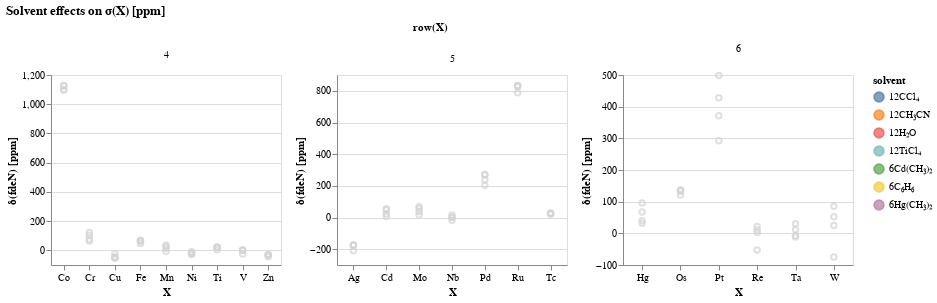

Notebook code for this chart:
### Markdown cell above
To zoom into the plots for each row, we may keep the y-axes of all plots independent:

### Code cell
def plot_chart(ydata, ydata_title):
    
    hover = alt.selection_single(on='mouseover', nearest=True, empty='none')

    bckcolor='lightgray'
    
    base = alt.Chart(df_adf_all_melted_delta).encode(
    x=alt.X('mol:O',
            axis=alt.Axis(title="X",labelAngle=0)
           ),
    y=alt.Y(ydata,
            axis=alt.Axis(title=ydata_title, 
                          format=",.0f")
           ),
    color=alt.condition(hover, 'solvent:N', alt.value(bckcolor))
    ).properties(
        width=230,
        height=190,
    )

    points = base.mark_point().add_selection(
        hover
    )

    text = base.mark_text(dy=-5).encode(
    text = 'variable:N',
    opacity = alt.condition(hover, alt.value(1), alt.value(0))
    )
    return points, text


def def_layer(points, text):
    mol_selected=alt.selection_multi(fields=['row'], bind='legend')
    layer=alt.layer(points, text).facet(
        facet=alt.Facet('row:N', title='row(X)'),
        spacing=10,
        title='Solvent effects on σ(X) [ppm]'
    )
    layer=layer.add_selection(mol_selected).transform_filter(mol_selected)
    layer=layer.resolve_scale(x='independent', y='independent')
    return layer


delta2_points, delta2_text=plot_chart('value', 'δ(fdeN) [ppm]')

layer2=def_layer(delta2_points, delta2_text)
layer2

### Figure 1 — Vega-Lite specification as saved in the notebook (floating-point values rounded to 4 significant figures)
{"config": {"view": {"continuousWidth": 400, "continuousHeight": 300}}, "data": {"name": "data-e2958ed67ee61d3fe3755e8257c7988b"}, "facet": {"type": "nominal", "field": "row", "title": "row(X)"}, "spec": {"layer": [{"mark": "point", "encoding": {"color": {"condition": {"type": "nominal", "field": "solvent", "selection": "selector086"}, "value": "lightgray"}, "x": {"type": "ordinal", "axis": {"labelAngle": 0, "title": "X"}, "field": "mol"}, "y": {"type": "quantitative", "axis": {"format": ",.0f", "title": "δ(fdeN) [ppm]"}, "field": "value"}}, "height": 190, "selection": {"selector086": {"type": "single", "on": "mouseover", "nearest": true, "empty": "none"}, "selector087": {"type": "multi", "fields": ["row"], "bind": "legend"}}, "width": 230}, {"mark": {"type": "text", "dy": -5}, "encoding": {"color": {"condition": {"type": "nominal", "field": "solvent", "selection": "selector086"}, "value": "lightgray"}, "opacity": {"condition": {"value": 1, "selection": "selector086"}, "value": 0}, "text": {"type": "nominal", "field": "variable"}, "x": {"type": "ordinal", "axis": {"labelAngle": 0, "title": "X"}, "field": "mol"}, "y": {"type": "quantitative", "axis": {"format": ",.0f", "title": "δ(fdeN) [ppm]"}, "field": "value"}}, "height": 190, "width": 230}]}, "resolve": {"scale": {"x": "independent", "y": "independent"}}, "spacing": 10, "title": "Solvent effects on σ(X) [ppm]", "transform": [{"filter": {"selection": "selector087"}}], "$schema": "https://vega.github.io/schema/vega-lite/v4.8.1.json", "datasets": {"data-e2958ed67ee61d3fe3755e8257c7988b": [{"mol": "Ti", "x_labels": "Ti", "where": "SO-ZORA", "row": 4, "charge": 0, "solvent": "12TiCl₄", "complex": "TiCl₄ + 12TiCl₄", "Delta1": 22.18, "Delta2": -0.5, "Delta3": 0.17, "Delta4": -17.55, "d1": -0.02176, "d2": -0.02115, "d3": -0.02136, "d4": -0.0, "solveff": 4.3, "variable": "delta1", "value": 22.18}, {"mol": "V", "x_labels": "V", "where": "SO-ZORA", "row": 4, "charge": 0, "solvent": "6C₆H₆", "complex": "VOCl₃ + 6C₆H₆", "Delta1": 2.814, "Delta2": -1.797, "Delta3": -1.122, "Delta4": -25.23, "d1": -0.01513, "d2": -0.01417, "d3": -0.01356, "d4": -0.0, "solveff": -25.33, "variable": "delta1", "value": 2.814}, {"mol": "Cr", "x_labels": "Cr", "where": "SO-ZORA", "row": 4, "charge": -2, "solvent": "12H₂O", "complex": "CrO₄²⁻ + 12H₂O", "Delta1": 123.0, "Delta2": -19.01, "Delta3": -27.39, "Delta4": -12.8, "d1": -0.02171, "d2": -0.01474, "d3": -0.004694, "d4": -0.0, "solveff": 63.86, "variable": "delta1", "value": 123.0}, {"mol": "Mn", "x_labels": "Mn", "where": "SO-ZORA", "row": 4, "charge": -1, "solvent": "12H₂O", "complex": "MnO₄⁻ + 12H₂O", "Delta1": 35.49, "Delta2": -6.351, "Delta3": -13.91, "Delta4": -22.47, "d1": -0.01086, "d2": -0.009246, "d3": -0.005711, "d4": -0.0, "solveff": -7.242, "variable": "delta1", "value": 35.49}, {"mol": "Fe", "x_labels": "Fe", "where": "SO-ZORA", "row": 4, "charge": 0, "solvent": "6C₆H₆", "complex": "Fe(CO)₅ + 6C₆H₆", "Delta1": 67.43, "Delta2": -2.017, "Delta3": -0.841, "Delta4": -17.46, "d1": -0.008717, "d2": -0.007852, "d3": -0.007491, "d4": -0.0, "solveff": 47.11, "variable": "delta1", "value": 67.43}, {"mol": "Co", "x_labels": "Co", "where": "SO-ZORA", "row": 4, "charge": -3, "solvent": "12H₂O", "complex": "Co(CN)₆³⁻ + 12H₂O", "Delta1": 1098.0, "Delta2": 29.28, "Delta3": -3.119, "Delta4": -27.11, "d1": -0.0001645, "d2": -0.005234, "d3": -0.004694, "d4": -0.0, "solveff": 1097.0, "variable": "delta1", "value": 1098.0}, {"mol": "Ni", "x_labels": "Ni", "where": "SO-ZORA", "row": 4, "charge": 0, "solvent": "6C₆H₆", "complex": "Ni(CO)₄ + 6C₆H₆", "Delta1": -9.36, "Delta2": -8.592, "Delta3": -3.505, "Delta4": -6.087, "d1": -0.01116, "d2": -0.005885, "d3": -0.003735, "d4": -0.0, "solveff": -27.54, "variable": "delta1", "value": -9.36}, {"mol": "Cu", "x_labels": "Cu", "where": "SO-ZORA", "row": 4, "charge": 1, "solvent": "12CH₃CN", "complex": "Cu(CH₃CN)₄⁺ + 12CH₃CN", "Delta1": -23.3, "Delta2": -21.59, "Delta3": -2.983, "Delta4": -5.593, "d1": 0.0632, "d2": 0.01797, "d3": 0.01172, "d4": 0.0, "solveff": -53.46, "variable": "delta1", "value": -23.3}, {"mol": "Zn", "x_labels": "Zn", "where": "SO-ZORA", "row": 4, "charge": 2, "solvent": "12H₂O", "complex": "Zn(H₂O)₆²⁺ + 12H₂O", "Delta1": -29.68, "Delta2": -0.611, "Delta3": 0.171, "Delta4": -13.03, "d1": 0.007035, "d2": 0.006715, "d3": 0.006805, "d4": 0.0, "solveff": -43.15, "variable": "delta1", "value": -29.68}, {"mol": "Nb", "x_labels": "Nb", "where": "SO-ZORA", "row": 5, "charge": -1, "solvent": "12CH₃CN", "complex": "NbCl₆⁻ + 12CH₃CN", "Delta1": 15.89, "Delta2": -12.68, "Delta3": -3.031, "Delta4": -19.69, "d1": -0.1114, "d2": -0.07148, "d3": -0.06194, "d4": -0.0, "solveff": -19.51, "variable": "delta1", "value": 15.89}, {"mol": "Mo", "x_labels": "Mo", "where": "SO-ZORA", "row": 5, "charge": -2, "solvent": "12H₂O", "complex": "MoO₄²⁻ + 12H₂O", "Delta1": 69.5, "Delta2": -12.02, "Delta3": -19.47, "Delta4": -21.75, "d1": -0.09522, "d2": -0.07372, "d3": -0.0389, "d4": -0.0, "solveff": 16.26, "variable": "delta1", "value": 69.5}, {"mol": "Tc", "x_labels": "Tc", "where": "SO-ZORA", "row": 5, "charge": -1, "solvent": "12H₂O", "complex": "TcO₄⁻ + 12H₂O", "Delta1": 22.69, "Delta2": 6.184, "Delta3": -4.982, "Delta4": 3.092, "d1": 0.003026, "d2": -0.001332, "d3": 0.002179, "d4": -0.0, "solveff": 26.99, "variable": "delta1", "value": 22.69}, {"mol": "Ru", "x_labels": "Ru", "where": "SO-ZORA", "row": 5, "charge": -4, "solvent": "12H₂O", "complex": "Ru(CN)₆⁴⁻ + 12H₂O", "Delta1": 828.1, "Delta2": 3.637, "Delta3": 2.412, "Delta4": -46.41, "d1": -0.04974, "d2": -0.05423, "d3": -0.0572, "d4": -0.0, "solveff": 787.8, "variable": "delta1", "value": 828.1}, {"mol": "Pd", "x_labels": "Pd", "where": "SO-ZORA", "row": 5, "charge": -2, "solvent": "12H₂O", "complex": "PdCl₆²⁻ + 12H₂O", "Delta1": 202.9, "Delta2": 35.67, "Delta3": 31.89, "Delta4": 0.485, "d1": 0.04305, "d2": 0.02048, "d3": 0.0003068, "d4": -0.0, "solveff": 271.0, "variable": "delta1", "value": 202.9}, {"mol": "Ag", "x_labels": "Ag", "where": "SO-ZORA", "row": 5, "charge": 1, "solvent": "12H₂O", "complex": "Ag(H₂O)₄⁺ + 12H₂O", "Delta1": -175.0, "Delta2": 0.772, "Delta3": 0.835, "Delta4": -36.73, "d1": 0.008141, "d2": 0.00832, "d3": 0.008513, "d4": 0.0, "solveff": -210.2, "variable": "delta1", "value": -175.0}, {"mol": "Cd", "x_labels": "Cd", "where": "SO-ZORA", "row": 5, "charge": 0, "solvent": "6Cd(CH₃)₂", "complex": "Cd(CH₃)₂ + 6Cd(CH₃)₂", "Delta1": 6.982, "Delta2": 15.74, "Delta3": 24.1, "Delta4": 8.08, "d1": -0.01386, "d2": -0.009311, "d3": -0.002338, "d4": 0.0, "solveff": 54.9, "variable": "delta1", "value": 6.982}, {"mol": "Ta", "x_labels": "Ta", "where": "SO-ZORA", "row": 6, "charge": -1, "solvent": "12CH₃CN", "complex": "TaCl₆⁻ + 12CH₃CN", "Delta1": 11.59, "Delta2": -18.44, "Delta3": -4.747, "Delta4": 42.23, "d1": -0.005583, "d2": -0.01099, "d3": -0.01238, "d4": 0.0, "solveff": 30.63, "variable": "delta1", "value": 11.59}, {"mol": "W", "x_labels": "W", "where": "SO-ZORA", "row": 6, "charge": -2, "solvent": "12H₂O", "complex": "WO₄²⁻ + 12H₂O", "Delta1": 85.21, "Delta2": -32.82, "Delta3": -27.3, "Delta4": -99.5, "d1": 0.05317, "d2": 0.04224, "d3": 0.03314, "d4": 0.0, "solveff": -74.4, "variable": "delta1", "value": 85.21}, {"mol": "Re", "x_labels": "Re", "where": "SO-ZORA", "row": 6, "charge": -1, "solvent": "12H₂O", "complex": "ReO₄⁻ + 12H₂O", "Delta1": 21.61, "Delta2": -10.05, "Delta3": -8.819, "Delta4": -55.56, "d1": 0.03932, "d2": 0.03401, "d3": 0.02936, "d4": 0.0, "solveff": -52.82, "variable": "delta1", "value": 21.61}, {"mol": "Os", "x_labels": "Os", "where": "SO-ZORA", "row": 6, "charge": 0, "solvent": "12CCl₄", "complex": "OsO₄ + 12CCl₄", "Delta1": 132.7, "Delta2": 2.826, "Delta3": 2.027, "Delta4": -16.41, "d1": 0.009486, "d2": 0.01181, "d3": 0.01347, "d4": 0.0, "solveff": 121.2, "variable": "delta1", "value": 132.7}, {"mol": "Pt", "x_labels": "Pt", "where": "SO-ZORA", "row": 6, "charge": -2, "solvent": "12H₂O", "complex": "PtCl₆²⁻ + 12H₂O", "Delta1": 292.3, "Delta2": 78.86, "Delta3": 56.9, "Delta4": 70.43, "d1": -0.1094, "d2": -0.06754, "d3": -0.03736, "d4": 0.0, "solveff": 498.5, "variable": "delta1", "value": 292.3}, {"mol": "Hg", "x_labels": "Hg", "where": "SO-ZORA", "row": 6, "charge": 0, "solvent": "6Hg(CH₃)₂", "complex": "Hg(CH₃)₂ + 6Hg(CH₃)₂", "Delta1": 31.95, "Delta2": 35.25, "Delta3": 28.28, "Delta4": -55.4, "d1": -0.0009148, "d2": 0.003053, "d3": 0.006236, "d4": 0.0, "solveff": 40.08, "variable": "delta1", "value": 31.95}, {"mol": "Ti", "x_labels": "Ti", "where": "SO-ZORA", "row": 4, "charge": 0, "solvent": "12TiCl₄", "complex": "TiCl₄ + 12TiCl₄", "Delta1": 22.18, "Delta2": -0.5, "Delta3": 0.17, "Delta4": -17.55, "d1": -0.02176, "d2": -0.02115, "d3": -0.02136, "d4": -0.0, "solveff": 4.3, "variable": "delta2", "value": 21.68}, {"mol": "V", "x_labels": "V", "where": "SO-ZORA", "row": 4, "charge": 0, "solvent": "6C₆H₆", "complex": "VOCl₃ + 6C₆H₆", "Delta1": 2.814, "Delta2": -1.797, "Delta3": -1.122, "Delta4": -25.23, "d1": -0.01513, "d2": -0.01417, "d3": -0.01356, "d4": -0.0, "solveff": -25.33, "variable": "delta2", "value": 1.017}, {"mol": "Cr", "x_labels": "Cr", "where": "SO-ZORA", "row": 4, "charge": -2, "solvent": "12H₂O", "complex": "CrO₄²⁻ + 12H₂O", "Delta1": 123.0, "Delta2": -19.01, "Delta3": -27.39, "Delta4": -12.8, "d1": -0.02171, "d2": -0.01474, "d3": -0.004694, "d4": -0.0, "solveff": 63.86, "variable": "delta2", "value": 104.0}, {"mol": "Mn", "x_labels": "Mn", "where": "SO-ZORA", "row": 4, "charge": -1, "solvent": "12H₂O", "complex": "MnO₄⁻ + 12H₂O", "Delta1": 35.49, "Delta2": -6.351, "Delta3": -13.91, "Delta4": -22.47, "d1": -0.01086, "d2": -0.009246, "d3": -0.005711, "d4": -0.0, "solveff": -7.242, "variable": "delta2", "value": 29.14}, {"mol": "Fe", "x_labels": "Fe", "where": "SO-ZORA", "row": 4, "charge": 0, "solvent": "6C₆H₆", "complex": "Fe(CO)₅ + 6C₆H₆", "Delta1": 67.43, "Delta2": -2.017, "Delta3": -0.841, "Delta4": -17.46, "d1": -0.008717, "d2": -0.007852, "d3": -0.007491, "d4": -0.0, "solveff": 47.11, "variable": "delta2", "value": 65.41}, {"mol": "Co", "x_labels": "Co", "where": "SO-ZORA", "row": 4, "charge": -3, "solvent": "12H₂O", "complex": "Co(CN)₆³⁻ + 12H₂O", "Delta1": 1098.0, "Delta2": 29.28, "Delta3": -3.119, "Delta4": -27.11, "d1": -0.0001645, "d2": -0.005234, "d3": -0.004694, "d4": -0.0, "solveff": 1097.0, "variable": "delta2", "value": 1128.0}, {"mol": "Ni", "x_labels": "Ni", "where": "SO-ZORA", "row": 4, "charge": 0, "solvent": "6C₆H₆", "complex": "Ni(CO)₄ + 6C₆H₆", "Delta1": -9.36, "Delta2": -8.592, "Delta3": -3.505, "Delta4": -6.087, "d1": -0.01116, "d2": -0.005885, "d3": -0.003735, "d4": -0.0, "solveff": -27.54, "variable": "delta2", "value": -17.95}, {"mol": "Cu", "x_labels": "Cu", "where": "SO-ZORA", "row": 4, "charge": 1, "solvent": "12CH₃CN", "complex": "Cu(CH₃CN)₄⁺ + 12CH₃CN", "Delta1": -23.3, "Delta2": -21.59, "Delta3": -2.983, "Delta4": -5.593, "d1": 0.0632, "d2": 0.01797, "d3": 0.01172, "d4": 0.0, "solveff": -53.46, "variable": "delta2", "value": -44.89}, {"mol": "Zn", "x_labels": "Zn", "where": "SO-ZORA", "row": 4, "charge": 2, "solvent": "12H₂O", "complex": "Zn(H₂O)₆²⁺ + 12H₂O", "Delta1": -29.68, "Delta2": -0.611, "Delta3": 0.171, "Delta4": -13.03, "d1": 0.007035, "d2": 0.006715, "d3": 0.006805, "d4": 0.0, "solveff": -43.15, "variable": "delta2", "value": -30.29}, {"mol": "Nb", "x_labels": "Nb", "where": "SO-ZORA", "row": 5, "charge": -1, "solvent": "12CH₃CN", "complex": "NbCl₆⁻ + 12CH₃CN", "Delta1": 15.89, "Delta2": -12.68, "Delta3": -3.031, "Delta4": -19.69, "d1": -0.1114, "d2": -0.07148, "d3": -0.06194, "d4": -0.0, "solveff": -19.51, "variable": "delta2", "value": 3.21}, {"mol": "Mo", "x_labels": "Mo", "where": "SO-ZORA", "row": 5, "charge": -2, "solvent": "12H₂O", "complex": "MoO₄²⁻ + 12H₂O", "Delta1": 69.5, "Delta2": -12.02, "Delta3": -19.47, "Delta4": -21.75, "d1": -0.09522, "d2": -0.07372, "d3": -0.0389, "d4": -0.0, "solveff": 16.26, "variable": "delta2", "value": 57.48}, {"mol": "Tc", "x_labels": "Tc", "where": "SO-ZORA", "row": 5, "charge": -1, "solvent": "12H₂O", "complex": "TcO₄⁻ + 12H₂O", "Delta1": 22.69, "Delta2": 6.184, "Delta3": -4.982, "Delta4": 3.092, "d1": 0.003026, "d2": -0.001332, "d3": 0.002179, "d4": -0.0, "solveff": 26.99, "variable": "delta2", "value": 28.88}, {"mol": "Ru", "x_labels": "Ru", "where": "SO-ZORA", "row": 5, "charge": -4, "solvent": "12H₂O", "complex": "Ru(CN)₆⁴⁻ + 12H₂O", "Delta1": 828.1, "Delta2": 3.637, "Delta3": 2.412, "Delta4": -46.41, "d1": -0.04974, "d2": -0.05423, "d3": -0.0572, "d4": -0.0, "solveff": 787.8, "variable": "delta2", "value": 831.8}, {"mol": "Pd", "x_labels": "Pd", "where": "SO-ZORA", "row": 5, "charge": -2, "solvent": "12H₂O", "complex": "PdCl₆²⁻ + 12H₂O", "Delta1": 202.9, "Delta2": 35.67, "Delta3": 31.89, "Delta4": 0.485, "d1": 0.04305, "d2": 0.02048, "d3": 0.0003068, "d4": -0.0, "solveff": 271.0, "variable": "delta2", "value": 238.6}, {"mol": "Ag", "x_labels": "Ag", "where": "SO-ZORA", "row": 5, "charge": 1, "solvent": "12H₂O", "complex": "Ag(H₂O)₄⁺ + 12H₂O", "Delta1": -175.0, "Delta2": 0.772, "Delta3": 0.835, "Delta4": -36.73, "d1": 0.008141, "d2": 0.00832, "d3": 0.008513, "d4": 0.0, "solveff": -210.2, "variable": "delta2", "value": -174.3}, {"mol": "Cd", "x_labels": "Cd", "where": "SO-ZORA", "row": 5, "charge": 0, "solvent": "6Cd(CH₃)₂", "complex": "Cd(CH₃)₂ + 6Cd(CH₃)₂", "Delta1": 6.982, "Delta2": 15.74, "Delta3": 24.1, "Delta4": 8.08, "d1": -0.01386, "d2": -0.009311, "d3": -0.002338, "d4": 0.0, "solveff": 54.9, "variable": "delta2", "value": 22.72}, {"mol": "Ta", "x_labels": "Ta", "where": "SO-ZORA", "row": 6, "charge": -1, "solvent": "12CH₃CN", "complex": "TaCl₆⁻ + 12CH₃CN", "Delta1": 11.59, "Delta2": -18.44, "Delta3": -4.747, "Delta4": 42.23, "d1": -0.005583, "d2": -0.01099, "d3": -0.01238, "d4": 0.0, "solveff": 30.63, "variable": "delta2", "value": -6.849}, {"mol": "W", "x_labels": "W", "where": "SO-ZORA", "row": 6, "charge": -2, "solvent": "12H₂O", "complex": "WO₄²⁻ + 12H₂O", "Delta1": 85.21, "Delta2": -32.82, "Delta3": -27.3, "Delta4": -99.5, "d1": 0.05317, "d2": 0.04224, "d3": 0.03314, "d4": 0.0, "solveff": -74.4, "variable": "delta2", "value": 52.39}, {"mol": "Re", "x_labels": "Re", "where": "SO-ZORA", "row": 6, "charge": -1, "solvent": "12H₂O", "complex": "ReO₄⁻ + 12H₂O", "Delta1": 21.61, "Delta2": -10.05, "Delta3": -8.819, "Delta4": -55.56, "d1": 0.03932, "d2": 0.03401, "d3": 0.02936, "d4": 0.0, "solveff": -52.82, "variable": "delta2", "value": 11.56}, {"mol": "Os", "x_labels": "Os", "where": "SO-ZORA", "row": 6, "charge": 0, "solvent": "12CCl₄", "complex": "OsO₄ + 12CCl₄", "Delta1": 132.7, "Delta2": 2.826, "Delta3": 2.027, "Delta4": -16.41, "d1": 0.009486, "d2": 0.01181, "d3": 0.01347, "d4": 0.0, "solveff": 121.2, "variable": "delta2", "value": 135.6}, {"mol": "Pt", "x_labels": "Pt", "where": "SO-ZORA", "row": 6, "charge": -2, "solvent": "12H₂O", "complex": "PtCl₆²⁻ + 12H₂O", "Delta1": 292.3, "Delta2": 78.86, "Delta3": 56.9, "Delta4": 70.43, "d1": -0.1094, "d2": -0.06754, "d3": -0.03736, "d4": 0.0, "solveff": 498.5, "variable": "delta2", "value": 371.2}, {"mol": "Hg", "x_labels": "Hg", "where": "SO-ZORA", "row": 6, "charge": 0, "solvent": "6Hg(CH₃)₂", "complex": "Hg(CH₃)₂ + 6Hg(CH₃)₂", "Delta1": 31.95, "Delta2": 35.25, "Delta3": 28.28, "Delta4": -55.4, "d1": -0.0009148, "d2": 0.003053, "d3": 0.006236, "d4": 0.0, "solveff": 40.08, "variable": "delta2", "value": 67.2}, {"mol": "Ti", "x_labels": "Ti", "where": "SO-ZORA", "row": 4, "charge": 0, "solvent": "12TiCl₄", "complex": "TiCl₄ + 12TiCl₄", "Delta1": 22.18, "Delta2": -0.5, "Delta3": 0.17, "Delta4": -17.55, "d1": -0.02176, "d2": -0.02115, "d3": -0.02136, "d4": -0.0, "solveff": 4.3, "variable": "delta3", "value": 21.85}, {"mol": "V", "x_labels": "V", "where": "SO-ZORA", "row": 4, "charge": 0, "solvent": "6C₆H₆", "complex": "VOCl₃ + 6C₆H₆", "Delta1": 2.814, "Delta2": -1.797, "Delta3": -1.122, "Delta4": -25.23, "d1": -0.01513, "d2": -0.01417, "d3": -0.01356, "d4": -0.0, "solveff": -25.33, "variable": "delta3", "value": -0.105}, {"mol": "Cr", "x_labels": "Cr", "where": "SO-ZORA", "row": 4, "charge": -2, "solvent": "12H₂O", "complex": "CrO₄²⁻ + 12H₂O", "Delta1": 123.0, "Delta2": -19.01, "Delta3": -27.39, "Delta4": -12.8, "d1": -0.02171, "d2": -0.01474, "d3": -0.004694, "d4": -0.0, "solveff": 63.86, "variable": "delta3", "value": 76.65}, {"mol": "Mn", "x_labels": "Mn", "where": "SO-ZORA", "row": 4, "charge": -1, "solvent": "12H₂O", "complex": "MnO₄⁻ + 12H₂O", "Delta1": 35.49, "Delta2": -6.351, "Delta3": -13.91, "Delta4": -22.47, "d1": -0.01086, "d2": -0.009246, "d3": -0.005711, "d4": -0.0, "solveff": -7.242, "variable": "delta3", "value": 15.23}, {"mol": "Fe", "x_labels": "Fe", "where": "SO-ZORA", "row": 4, "charge": 0, "solvent": "6C₆H₆", "complex": "Fe(CO)₅ + 6C₆H₆", "Delta1": 67.43, "Delta2": -2.017, "Delta3": -0.841, "Delta4": -17.46, "d1": -0.008717, "d2": -0.007852, "d3": -0.007491, "d4": -0.0, "solveff": 47.11, "variable": "delta3", "value": 64.57}, {"mol": "Co", "x_labels": "Co", "where": "SO-ZORA", "row": 4, "charge": -3, "solvent": "12H₂O", "complex": "Co(CN)₆³⁻ + 12H₂O", "Delta1": 1098.0, "Delta2": 29.28, "Delta3": -3.119, "Delta4": -27.11, "d1": -0.0001645, "d2": -0.005234, "d3": -0.004694, "d4": -0.0, "solveff": 1097.0, "variable": "delta3", "value": 1124.0}, {"mol": "Ni", "x_labels": "Ni", "where": "SO-ZORA", "row": 4, "charge": 0, "solvent": "6C₆H₆", "complex": "Ni(CO)₄ + 6C₆H₆", "Delta1": -9.36, "Delta2": -8.592, "Delta3": -3.505, "Delta4": -6.087, "d1": -0.01116, "d2": -0.005885, "d3": -0.003735, "d4": -0.0, "solveff": -27.54, "variable": "delta3", "value": -21.46}, {"mol": "Cu", "x_labels": "Cu", "where": "SO-ZORA", "row": 4, "charge": 1, "solvent": "12CH₃CN", "complex": "Cu(CH₃CN)₄⁺ + 12CH₃CN", "Delta1": -23.3, "Delta2": -21.59, "Delta3": -2.983, "Delta4": -5.593, "d1": 0.0632, "d2": 0.01797, "d3": 0.01172, "d4": 0.0, "solveff": -53.46, "variable": "delta3", "value": -47.87}, {"mol": "Zn", "x_labels": "Zn", "where": "SO-ZORA", "row": 4, "charge": 2, "solvent": "12H₂O", "complex": "Zn(H₂O)₆²⁺ + 12H₂O", "Delta1": -29.68, "Delta2": -0.611, "Delta3": 0.171, "Delta4": -13.03, "d1": 0.007035, "d2": 0.006715, "d3": 0.006805, "d4": 0.0, "solveff": -43.15, "variable": "delta3", "value": -30.12}, {"mol": "Nb", "x_labels": "Nb", "where": "SO-ZORA", "row": 5, "charge": -1, "solvent": "12CH₃CN", "complex": "NbCl₆⁻ + 12CH₃CN", "Delta1": 15.89, "Delta2": -12.68, "Delta3": -3.031, "Delta4": -19.69, "d1": -0.1114, "d2": -0.07148, "d3": -0.06194, "d4": -0.0, "solveff": -19.51, "variable": "delta3", "value": 0.179}, {"mol": "Mo", "x_labels": "Mo", "where": "SO-ZORA", "row": 5, "charge": -2, "solvent": "12H₂O", "complex": "MoO₄²⁻ + 12H₂O", "Delta1": 69.5, "Delta2": -12.02, "Delta3": -19.47, "Delta4": -21.75, "d1": -0.09522, "d2": -0.07372, "d3": -0.0389, "d4": -0.0, "solveff": 16.26, "variable": "delta3", "value": 38.01}, {"mol": "Tc", "x_labels": "Tc", "where": "SO-ZORA", "row": 5, "charge": -1, "solvent": "12H₂O", "complex": "TcO₄⁻ + 12H₂O", "Delta1": 22.69, "Delta2": 6.184, "Delta3": -4.982, "Delta4": 3.092, "d1": 0.003026, "d2": -0.001332, "d3": 0.002179, "d4": -0.0, "solveff": 26.99, "variable": "delta3", "value": 23.9}, {"mol": "Ru", "x_labels": "Ru", "where": "SO-ZORA", "row": 5, "charge": -4, "solvent": "12H₂O", "complex": "Ru(CN)₆⁴⁻ + 12H₂O", "Delta1": 828.1, "Delta2": 3.637, "Delta3": 2.412, "Delta4": -46.41, "d1": -0.04974, "d2": -0.05423, "d3": -0.0572, "d4": -0.0, "solveff": 787.8, "variable": "delta3", "value": 834.2}, {"mol": "Pd", "x_labels": "Pd", "where": "SO-ZORA", "row": 5, "charge": -2, "solvent": "12H₂O", "complex": "PdCl₆²⁻ + 12H₂O", "Delta1": 202.9, "Delta2": 35.67, "Delta3": 31.89, "Delta4": 0.485, "d1": 0.04305, "d2": 0.02048, "d3": 0.0003068, "d4": -0.0, "solveff": 271.0, "variable": "delta3", "value": 270.5}, {"mol": "Ag", "x_labels": "Ag", "where": "SO-ZORA", "row": 5, "charge": 1, "solvent": "12H₂O", "complex": "Ag(H₂O)₄⁺ + 12H₂O", "Delta1": -175.0, "Delta2": 0.772, "Delta3": 0.835, "Delta4": -36.73, "d1": 0.008141, "d2": 0.00832, "d3": 0.008513, "d4": 0.0, "solveff": -210.2, "variable": "delta3", "value": -173.4}, {"mol": "Cd", "x_labels": "Cd", "where": "SO-ZORA", "row": 5, "charge": 0, "solvent": "6Cd(CH₃)₂", "complex": "Cd(CH₃)₂ + 6Cd(CH₃)₂", "Delta1": 6.982, "Delta2": 15.74, "Delta3": 24.1, "Delta4": 8.08, "d1": -0.01386, "d2": -0.009311, "d3": -0.002338, "d4": 0.0, "solveff": 54.9, "variable": "delta3", "value": 46.82}, {"mol": "Ta", "x_labels": "Ta", "where": "SO-ZORA", "row": 6, "charge": -1, "solvent": "12CH₃CN", "complex": "TaCl₆⁻ + 12CH₃CN", "Delta1": 11.59, "Delta2": -18.44, "Delta3": -4.747, "Delta4": 42.23, "d1": -0.005583, "d2": -0.01099, "d3": -0.01238, "d4": 0.0, "solveff": 30.63, "variable": "delta3", "value": -11.6}, {"mol": "W", "x_labels": "W", "where": "SO-ZORA", "row": 6, "charge": -2, "solvent": "12H₂O", "complex": "WO₄²⁻ + 12H₂O", "Delta1": 85.21, "Delta2": -32.82, "Delta3": -27.3, "Delta4": -99.5, "d1": 0.05317, "d2": 0.04224, "d3": 0.03314, "d4": 0.0, "solveff": -74.4, "variable": "delta3", "value": 25.1}, {"mol": "Re", "x_labels": "Re", "where": "SO-ZORA", "row": 6, "charge": -1, "solvent": "12H₂O", "complex": "ReO₄⁻ + 12H₂O", "Delta1": 21.61, "Delta2": -10.05, "Delta3": -8.819, "Delta4": -55.56, "d1": 0.03932, "d2": 0.03401, "d3": 0.02936, "d4": 0.0, "solveff": -52.82, "variable": "delta3", "value": 2.737}, {"mol": "Os", "x_labels": "Os", "where": "SO-ZORA", "row": 6, "charge": 0, "solvent": "12CCl₄", "complex": "OsO₄ + 12CCl₄", "Delta1": 132.7, "Delta2": 2.826, "Delta3": 2.027, "Delta4": -16.41, "d1": 0.009486, "d2": 0.01181, "d3": 0.01347, "d4": 0.0, "solveff": 121.2, "variable": "delta3", "value": 137.6}, {"mol": "Pt", "x_labels": "Pt", "where": "SO-ZORA", "row": 6, "charge": -2, "solvent": "12H₂O", "complex": "PtCl₆²⁻ + 12H₂O", "Delta1": 292.3, "Delta2": 78.86, "Delta3": 56.9, "Delta4": 70.43, "d1": -0.1094, "d2": -0.06754, "d3": -0.03736, "d4": 0.0, "solveff": 498.5, "variable": "delta3", "value": 428.1}, {"mol": "Hg", "x_labels": "Hg", "where": "SO-ZORA", "row": 6, "charge": 0, "solvent": "6Hg(CH₃)₂", "complex": "Hg(CH₃)₂ + 6Hg(CH₃)₂", "Delta1": 31.95, "Delta2": 35.25, "Delta3": 28.28, "Delta4": -55.4, "d1": -0.0009148, "d2": 0.003053, "d3": 0.006236, "d4": 0.0, "solveff": 40.08, "variable": "delta3", "value": 95.47}, {"mol": "Ti", "x_labels": "Ti", "where": "SO-ZORA", "row": 4, "charge": 0, "solvent": "12TiCl₄", "complex": "TiCl₄ + 12TiCl₄", "Delta1": 22.18, "Delta2": -0.5, "Delta3": 0.17, "Delta4": -17.55, "d1": -0.02176, "d2": -0.02115, "d3": -0.02136, "d4": -0.0, "solveff": 4.3, "variable": "delta4", "value": 4.3}, {"mol": "V", "x_labels": "V", "where": "SO-ZORA", "row": 4, "charge": 0, "solvent": "6C₆H₆", "complex": "VOCl₃ + 6C₆H₆", "Delta1": 2.814, "Delta2": -1.797, "Delta3": -1.122, "Delta4": -25.23, "d1": -0.01513, "d2": -0.01417, "d3": -0.01356, "d4": -0.0, "solveff": -25.33, "variable": "delta4", "value": -25.33}, {"mol": "Cr", "x_labels": "Cr", "where": "SO-ZORA", "row": 4, "charge": -2, "solvent": "12H₂O", "complex": "CrO₄²⁻ + 12H₂O", "Delta1": 123.0, "Delta2": -19.01, "Delta3": -27.39, "Delta4": -12.8, "d1": -0.02171, "d2": -0.01474, "d3": -0.004694, "d4": -0.0, "solveff": 63.86, "variable": "delta4", "value": 63.86}, {"mol": "Mn", "x_labels": "Mn", "where": "SO-ZORA", "row": 4, "charge": -1, "solvent": "12H₂O", "complex": "MnO₄⁻ + 12H₂O", "Delta1": 35.49, "Delta2": -6.351, "Delta3": -13.91, "Delta4": -22.47, "d1": -0.01086, "d2": -0.009246, "d3": -0.005711, "d4": -0.0, "solveff": -7.242, "variable": "delta4", "value": -7.242}, {"mol": "Fe", "x_labels": "Fe", "where": "SO-ZORA", "row": 4, "charge": 0, "solvent": "6C₆H₆", "complex": "Fe(CO)₅ + 6C₆H₆", "Delta1": 67.43, "Delta2": -2.017, "Delta3": -0.841, "Delta4": -17.46, "d1": -0.008717, "d2": -0.007852, "d3": -0.007491, "d4": -0.0, "solveff": 47.11, "variable": "delta4", "value": 47.11}, {"mol": "Co", "x_labels": "Co", "where": "SO-ZORA", "row": 4, "charge": -3, "solvent": "12H₂O", "complex": "Co(CN)₆³⁻ + 12H₂O", "Delta1": 1098.0, "Delta2": 29.28, "Delta3": -3.119, "Delta4": -27.11, "d1": -0.0001645, "d2": -0.005234, "d3": -0.004694, "d4": -0.0, "solveff": 1097.0, "variable": "delta4", "value": 1097.0}, {"mol": "Ni", "x_labels": "Ni", "where": "SO-ZORA", "row": 4, "charge": 0, "solvent": "6C₆H₆", "complex": "Ni(CO)₄ + 6C₆H₆", "Delta1": -9.36, "Delta2": -8.592, "Delta3": -3.505, "Delta4": -6.087, "d1": -0.01116, "d2": -0.005885, "d3": -0.003735, "d4": -0.0, "solveff": -27.54, "variable": "delta4", "value": -27.54}, {"mol": "Cu", "x_labels": "Cu", "where": "SO-ZORA", "row": 4, "charge": 1, "solvent": "12CH₃CN", "complex": "Cu(CH₃CN)₄⁺ + 12CH₃CN", "Delta1": -23.3, "Delta2": -21.59, "Delta3": -2.983, "Delta4": -5.593, "d1": 0.0632, "d2": 0.01797, "d3": 0.01172, "d4": 0.0, "solveff": -53.46, "variable": "delta4", "value": -53.46}, {"mol": "Zn", "x_labels": "Zn", "where": "SO-ZORA", "row": 4, "charge": 2, "solvent": "12H₂O", "complex": "Zn(H₂O)₆²⁺ + 12H₂O", "Delta1": -29.68, "Delta2": -0.611, "Delta3": 0.171, "Delta4": -13.03, "d1": 0.007035, "d2": 0.006715, "d3": 0.006805, "d4": 0.0, "solveff": -43.15, "variable": "delta4", "value": -43.15}, {"mol": "Nb", "x_labels": "Nb", "where": "SO-ZORA", "row": 5, "charge": -1, "solvent": "12CH₃CN", "complex": "NbCl₆⁻ + 12CH₃CN", "Delta1": 15.89, "Delta2": -12.68, "Delta3": -3.031, "Delta4": -19.69, "d1": -0.1114, "d2": -0.07148, "d3": -0.06194, "d4": -0.0, "solveff": -19.51, "variable": "delta4", "value": -19.51}, {"mol": "Mo", "x_labels": "Mo", "where": "SO-ZORA", "row": 5, "charge": -2, "solvent": "12H₂O", "complex": "MoO₄²⁻ + 12H₂O", "Delta1": 69.5, "Delta2": -12.02, "Delta3": -19.47, "Delta4": -21.75, "d1": -0.09522, "d2": -0.07372, "d3": -0.0389, "d4": -0.0, "solveff": 16.26, "variable": "delta4", "value": 16.26}, {"mol": "Tc", "x_labels": "Tc", "where": "SO-ZORA", "row": 5, "charge": -1, "solvent": "12H₂O", "complex": "TcO₄⁻ + 12H₂O", "Delta1": 22.69, "Delta2": 6.184, "Delta3": -4.982, "Delta4": 3.092, "d1": 0.003026, "d2": -0.001332, "d3": 0.002179, "d4": -0.0, "solveff": 26.99, "variable": "delta4", "value": 26.99}, {"mol": "Ru", "x_labels": "Ru", "where": "SO-ZORA", "row": 5, "charge": -4, "solvent": "12H₂O", "complex": "Ru(CN)₆⁴⁻ + 12H₂O", "Delta1": 828.1, "Delta2": 3.637, "Delta3": 2.412, "Delta4": -46.41, "d1": -0.04974, "d2": -0.05423, "d3": -0.0572, "d4": -0.0, "solveff": 787.8, "variable": "delta4", "value": 787.8}, {"mol": "Pd", "x_labels": "Pd", "where": "SO-ZORA", "row": 5, "charge": -2, "solvent": "12H₂O", "complex": "PdCl₆²⁻ + 12H₂O", "Delta1": 202.9, "Delta2": 35.67, "Delta3": 31.89, "Delta4": 0.485, "d1": 0.04305, "d2": 0.02048, "d3": 0.0003068, "d4": -0.0, "solveff": 271.0, "variable": "delta4", "value": 271.0}, {"mol": "Ag", "x_labels": "Ag", "where": "SO-ZORA", "row": 5, "charge": 1, "solvent": "12H₂O", "complex": "Ag(H₂O)₄⁺ + 12H₂O", "Delta1": -175.0, "Delta2": 0.772, "Delta3": 0.835, "Delta4": -36.73, "d1": 0.008141, "d2": 0.00832, "d3": 0.008513, "d4": 0.0, "solveff": -210.2, "variable": "delta4", "value": -210.2}, {"mol": "Cd", "x_labels": "Cd", "where": "SO-ZORA", "row": 5, "charge": 0, "solvent": "6Cd(CH₃)₂", "complex": "Cd(CH₃)₂ + 6Cd(CH₃)₂", "Delta1": 6.982, "Delta2": 15.74, "Delta3": 24.1, "Delta4": 8.08, "d1": -0.01386, "d2": -0.009311, "d3": -0.002338, "d4": 0.0, "solveff": 54.9, "variable": "delta4", "value": 54.9}, {"mol": "Ta", "x_labels": "Ta", "where": "SO-ZORA", "row": 6, "charge": -1, "solvent": "12CH₃CN", "complex": "TaCl₆⁻ + 12CH₃CN", "Delta1": 11.59, "Delta2": -18.44, "Delta3": -4.747, "Delta4": 42.23, "d1": -0.005583, "d2": -0.01099, "d3": -0.01238, "d4": 0.0, "solveff": 30.63, "variable": "delta4", "value": 30.63}, {"mol": "W", "x_labels": "W", "where": "SO-ZORA", "row": 6, "charge": -2, "solvent": "12H₂O", "complex": "WO₄²⁻ + 12H₂O", "Delta1": 85.21, "Delta2": -32.82, "Delta3": -27.3, "Delta4": -99.5, "d1": 0.05317, "d2": 0.04224, "d3": 0.03314, "d4": 0.0, "solveff": -74.4, "variable": "delta4", "value": -74.4}, {"mol": "Re", "x_labels": "Re", "where": "SO-ZORA", "row": 6, "charge": -1, "solvent": "12H₂O", "complex": "ReO₄⁻ + 12H₂O", "Delta1": 21.61, "Delta2": -10.05, "Delta3": -8.819, "Delta4": -55.56, "d1": 0.03932, "d2": 0.03401, "d3": 0.02936, "d4": 0.0, "solveff": -52.82, "variable": "delta4", "value": -52.82}, {"mol": "Os", "x_labels": "Os", "where": "SO-ZORA", "row": 6, "charge": 0, "solvent": "12CCl₄", "complex": "OsO₄ + 12CCl₄", "Delta1": 132.7, "Delta2": 2.826, "Delta3": 2.027, "Delta4": -16.41, "d1": 0.009486, "d2": 0.01181, "d3": 0.01347, "d4": 0.0, "solveff": 121.2, "variable": "delta4", "value": 121.2}, {"mol": "Pt", "x_labels": "Pt", "where": "SO-ZORA", "row": 6, "charge": -2, "solvent": "12H₂O", "complex": "PtCl₆²⁻ + 12H₂O", "Delta1": 292.3, "Delta2": 78.86, "Delta3": 56.9, "Delta4": 70.43, "d1": -0.1094, "d2": -0.06754, "d3": -0.03736, "d4": 0.0, "solveff": 498.5, "variable": "delta4", "value": 498.5}, {"mol": "Hg", "x_labels": "Hg", "where": "SO-ZORA", "row": 6, "charge": 0, "solvent": "6Hg(CH₃)₂", "complex": "Hg(CH₃)₂ + 6Hg(CH₃)₂", "Delta1": 31.95, "Delta2": 35.25, "Delta3": 28.28, "Delta4": -55.4, "d1": -0.0009148, "d2": 0.003053, "d3": 0.006236, "d4": 0.0, "solveff": 40.08, "variable": "delta4", "value": 40.08}]}}
